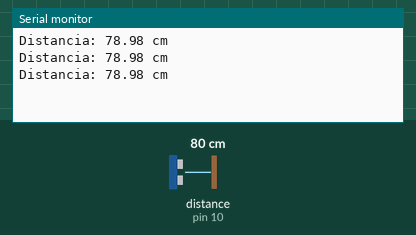
A sketch run on a simulated Arduino Uno, built with avr-gcc and run on an emulated ATmega328P. Parts: the last lines printed to the serial monitor. Wiring (inferred from the names in the program): ultrasonic range finder: trigger pin 9; echo pin 10. The inputs (shaded band) are chosen by the test bench; at power-on: distance to the obstacle (sensor on pin 10) 80 cm. The echo pulse lasts 58.3 µs per cm.

Above: at 1.3 s.
1.4 s: distance to the obstacle (sensor on pin 10) set to 2 cm
At 1.9 s:
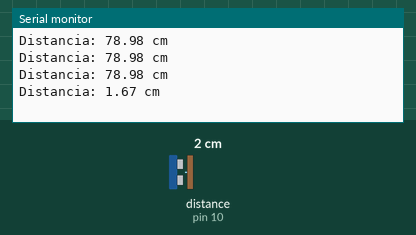
2.9 s: distance to the obstacle (sensor on pin 10) set to 4 cm
At 3.4 s:
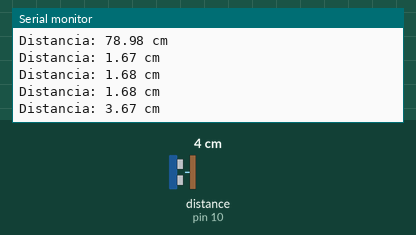
Timing chart, 0 to 5.9 s (numbered marks = the images above; inputs shaded):
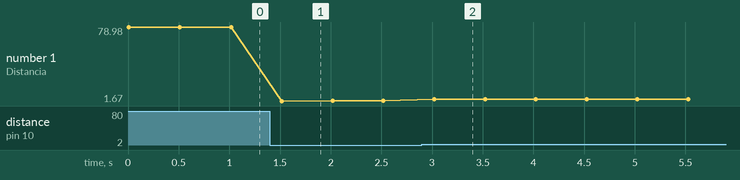

Measured:
- after the input at 1.4 s, the serial monitor: prints a new line after 0.12 s (image 1)
- after the input at 2.9 s, the serial monitor: prints a new line after 0.12 s (image 2)
- plotted number 1: 78.98 → 1.68 after the input at 1.4 s, 1.68 → 3.67 after the input at 2.9 s

The sketch:

sensor-ultrasonico.ino
```cpp
/*
  Autor: Isaac Tavares Ponce
  GitHub: https://github.com/IsaacTavares
  Proyecto: Sensor HC-SR04
  Licencia: MIT
*/


//Entrada pines
#define TRIG_PIN 9
#define ECHO_PIN 10

void setup() {
  Serial.begin(9600);           //Inicializa el monitor serial
  pinMode(TRIG_PIN, OUTPUT);    //Pin TRIG como salida
  pinMode(ECHO_PIN, INPUT);     //Pin ECHO como entrada
}

void loop() {
  long duration;
  float distance;

  //Enviar pulso ultrasónico
  digitalWrite(TRIG_PIN, LOW);      //Asegura que el pin TRIG esté en LOW para iniciar limpio
  delayMicroseconds(2);             //Espera 2 microsegundos para estabilizar la señal
  digitalWrite(TRIG_PIN, HIGH);     //Envia un pulso de 10 microsegundos
  delayMicroseconds(10);            //Tiempo suficiente para generar el pulso ultrasónico
  digitalWrite(TRIG_PIN, LOW);      //Termina el pulso; ahora el sensor emite la señal


  //Leer duración del pulso de retorno
  duration = pulseIn(ECHO_PIN, HIGH);

  //Calcular distancia en centímetros
  distance = duration * 0.034 / 2;

  //Mostrar en monitor serial
  Serial.print("Distancia: ");
  Serial.print(distance);
  Serial.println(" cm");

  delay(500); //Esperar medio segundo antes de la próxima lectura
}
```
